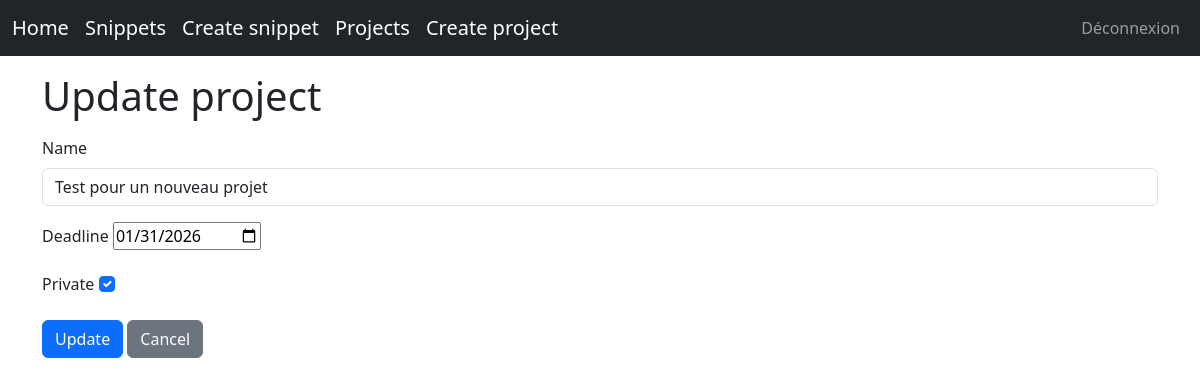
The app's page /tasks/projects/test-pour-un-nouveau-projet/edit/ (signed in) with its own data.
### tasks/models.py (models this page shows, shortened)
class Project(models.Model):
    name = models.CharField(max_length=255)
    description = models.TextField(blank=True, null=True)
    creator = models.ForeignKey(
        settings.AUTH_USER_MODEL,
        on_delete=models.CASCADE,
        related_name="projects"
    )
    slug = models.SlugField(unique=True, blank=True)
    deadline = models.DateField(blank=True, null=True)
    private = models.BooleanField(default=False)
    created_at = models.DateTimeField(auto_now_add=True)
    class Meta:
        ordering = ['deadline', 'name']

### tasks/views.py (the view)
# urls.py: path('projects/<slug:slug>/edit/', ProjectUpdateView.as_view(), name='project_update'),
class ProjectUpdateView(LoginRequiredMixin, UpdateView):
    model = Project
    template_name = "tasks/project_form.html"
    form_class = ProjectForm
    context_object_name = "project"
    def get_queryset(self):
        return Project.objects.filter(creator=self.request.user)

### tasks/forms.py
class ProjectForm(forms.ModelForm):
    class Meta:
        model = Project
        fields = ["name", "deadline", "private"]
        widgets = {
            "name": forms.TextInput(attrs={"class": "form-control"}),
            "deadline": forms.DateInput(attrs={
                "type": "date"},
                format="%Y-%m-%d"),
            "private": forms.CheckboxInput(attrs={"class": "form-check-input"}),
        }

### tasks/templates/tasks/project_form.html (shortened to what this page needs)
{% extends "base.html" %}
{% block content %}
<h1>
    {% if object %}
        Update project
    {% else %}
        Create a project
    {% endif %}
</h1>
<form method="post" class="mt-3">
    {% for field in form %}
        <div class="mb-3">
            <label class="form-label">{{ field.label }}</label>
            {{ field }}
        </div>
    {% endfor %}
    <button class="btn btn-primary">
        {% if object %}
            Update
        {% else %}
            Create
        {% endif %}
    </button>
    <a href="{% url 'project_list' %}" class="btn btn-secondary">Cancel</a>
</form>
{% endblock %}

### records on screen
Project: form "Test pour un nouveau projet" "01/31/2026" "☑"

### other values on screen
{{ field.label }} "Name" "Deadline" "Private"
